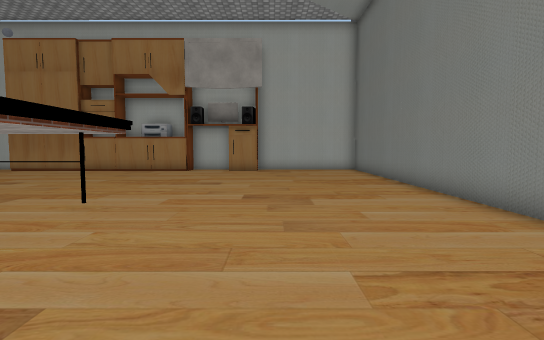
[1] (above)

16 first-person views from a walk through a 3-D level made in the Unity game engine. The camera is 1.2 m above the floor, tilts 4° down and sees 80° across. The floor is counted in squares, 1 m on a side. Each view is taken from the middle of a square. On the plan, view 1 faces up. The plan holds only what a view shows up to about 14 squares ahead; the rest is blank. The place goes on beyond the plan. The player character is not drawn. Some animated figures are not drawn. Some surface patterns are stand-ins.

[2]
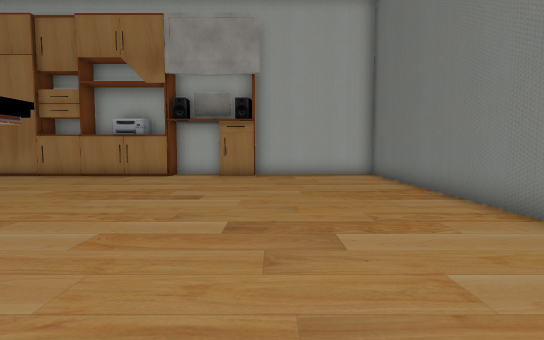

[3]
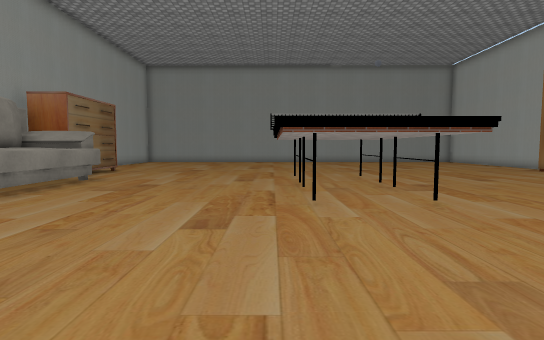

[4]
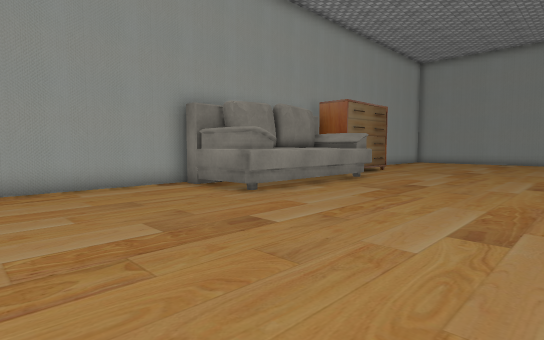

[5]
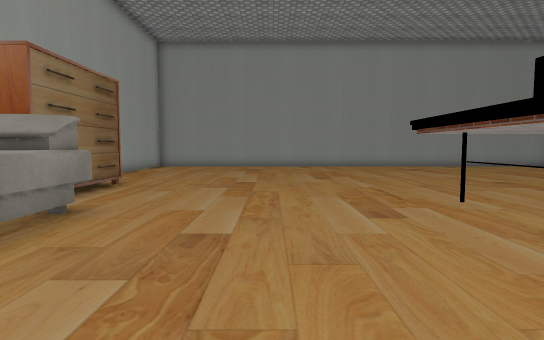

[6]
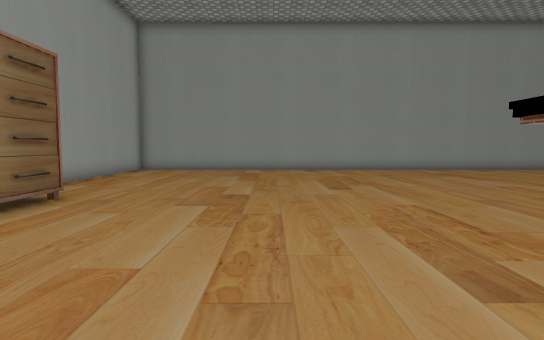

[7]
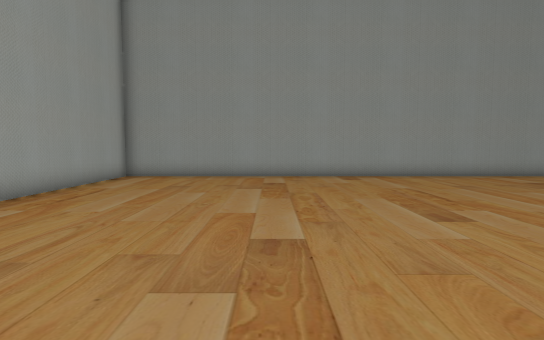

[8]
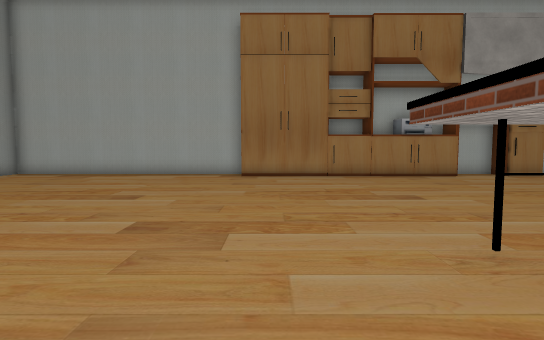

[9]
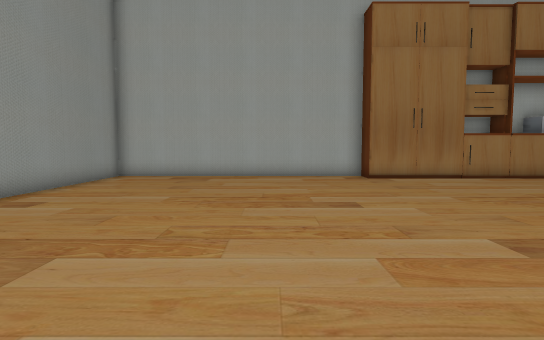

[10]
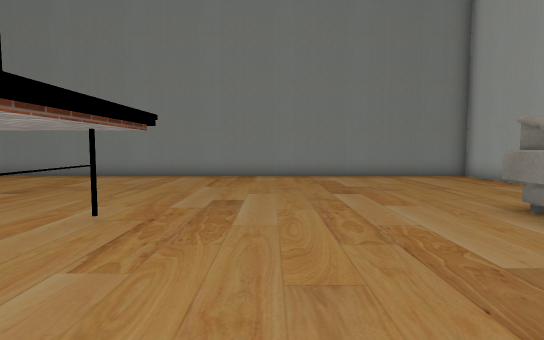

[11]
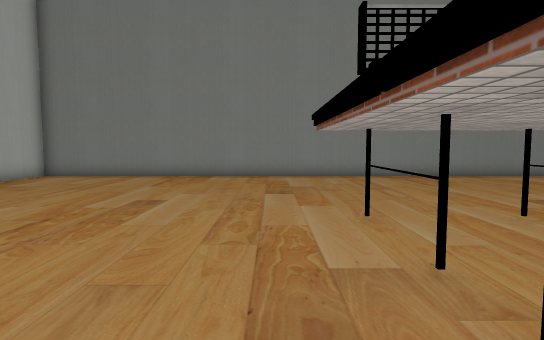

[12]
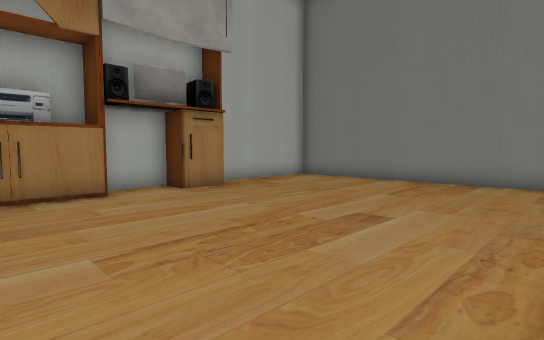

[13]
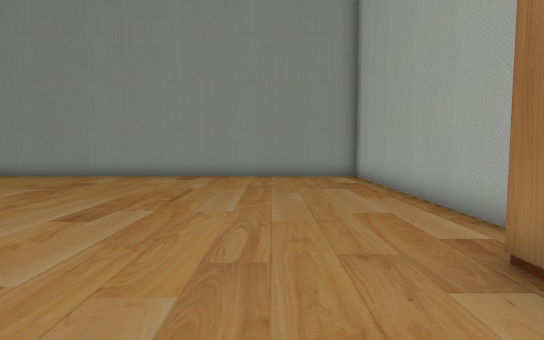

[14]
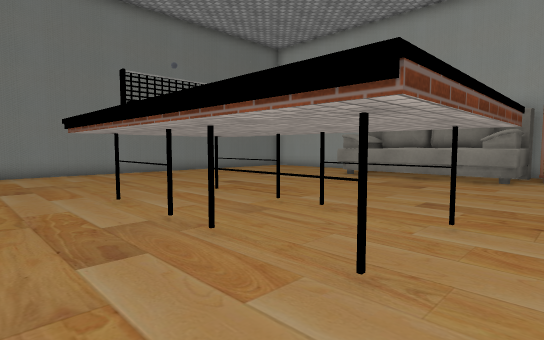

[15]
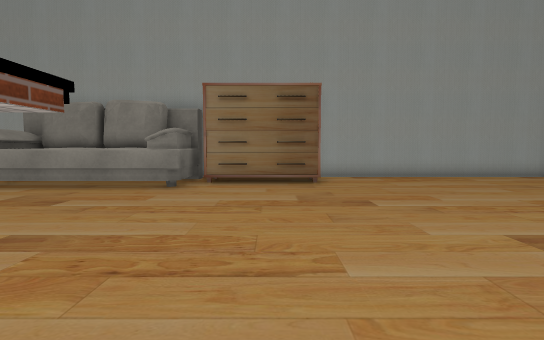

[16]
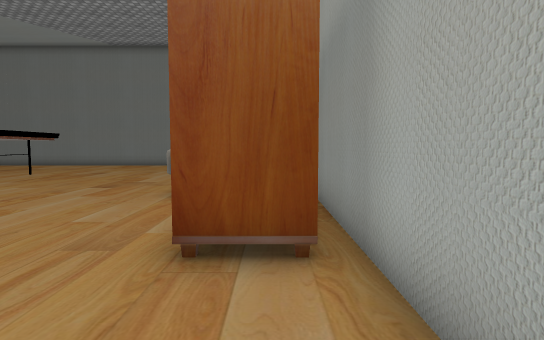

### Floor plan
Key: @ floor where view 1 was taken; # wall or solid block; . floor; T thing the floor can be seen under or through; O other object.
Columns run from 24 left of view 1 to 5 right of it. Each row starts with its distance up from view 1.
 18 ############  O     ##########
 17 #..........###OOOOOOO.OO.....#
 16 #............................#
 15 #............................#
 14 #............................#
 13 #............................#
 12 #............................#
 11 #............................#
 10 #............................#
  9 #............................#
  8 #............................#
  7 #.............OOOOOOOT.......#
  6 #.............OOOOOOOT.......#
  5 #.............O  O   T.......#
  4 #.............OOOOOOOT.......#
  3 #.............TTTTTTTO.......#
  2 #............................#
  1 #............................#
  0 #.......................@....#
 -1 #............................#
 -2 #............................#
 -3 #............................#
 -4 #..............OOOOOOO.......#
 -5 #..........OOOOOOOOOOO.......#
 -6 #..........O  OOOOOOOO.......#
 -7 ################     #########

Positions as (right, up) in squares from view 1, and headings:
1: (0, 0), facing up
2: (0, 3), facing up
3: (3, 3), facing left
4: (3, 3), facing down-left
5: (-3, 0), facing left
6: (-6, 0), facing left
7: (-10, -1), facing left
8: (-12, 3), facing up
9: (-17, 4), facing up
10: (-9, 1), facing right
11: (-9, 8), facing right
12: (-7, 8), facing up-right
13: (-10, 14), facing left
14: (-11, 9), facing down-right
15: (-12, 6), facing down
16: (-17, -6), facing right
